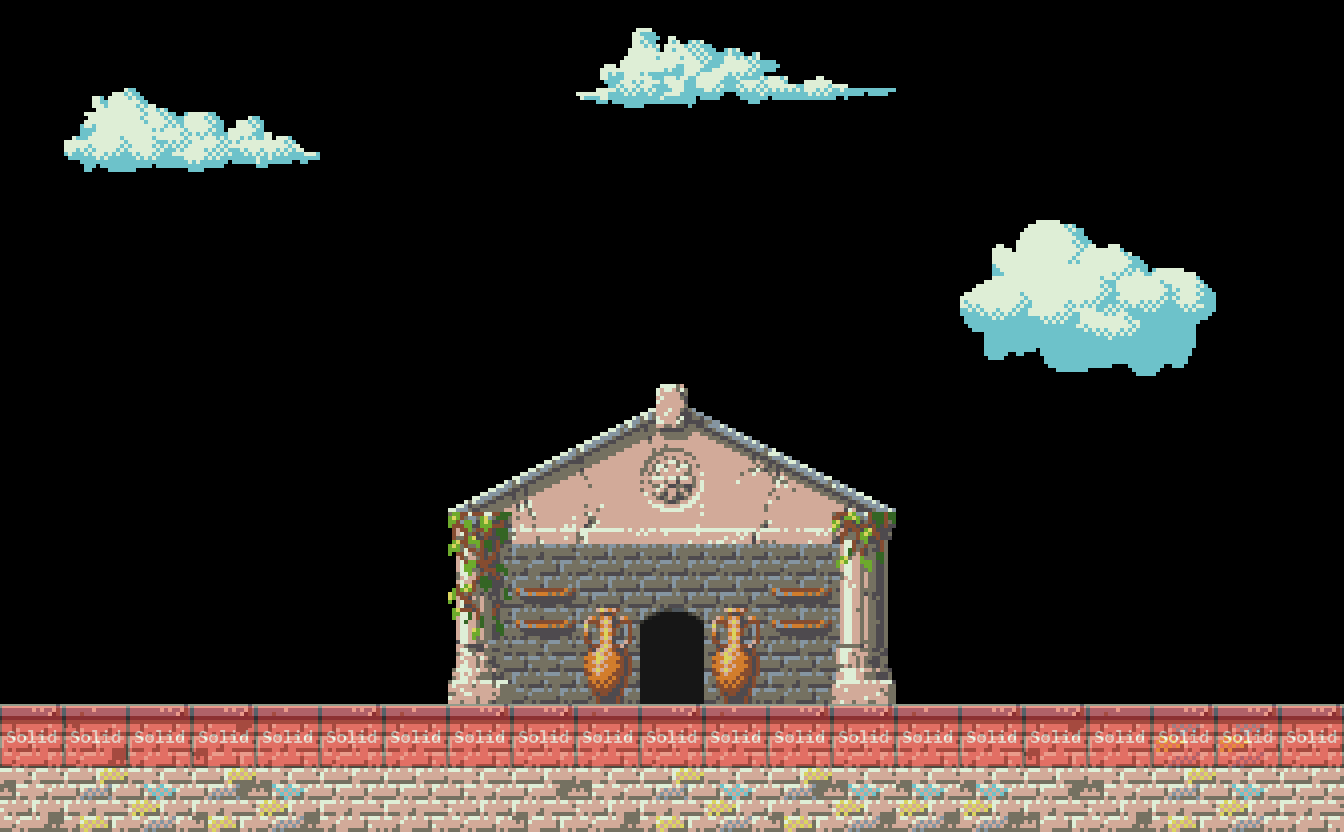

This game map was drawn from its Tiled (.tmx) file and the tilesets committed beside it. A one-line description and the trimmed map source follow:
An orthogonal 21x13 tile map with 64x64 px tiles, 5 tile layers (background2, background, level, foreground, ...), 2 tilesets and 19 objects (17x double_shard, start, exit).

<map version="1.0" orientation="orthogonal" width="21" height="13" tilewidth="64" tileheight="64">
 <properties>
  <property name="background_color" value="#000000" />
 </properties>
 <tileset firstgid="1" source="metatiles64x64.tsx" />
 <tileset firstgid="6" source="classical_ruin_tiles_64x64.tsx" />
 <layer name="background2" width="21" height="13">
  <data>[273 cells, 21 non-empty, 8 distinct tile ids]</data>
 </layer>
 <layer name="background" width="21" height="13">
  <data>[273 cells, 32 non-empty, 32 distinct tile ids]</data>
 </layer>
 <layer name="level" width="21" height="13">
  <data>[273 cells, 69 non-empty, 38 distinct tile ids]</data>
 </layer>
 <objectgroup color="#73ff00" name="Entities" width="21" height="13">
  <object name="start" type="start" x="64" y="640" width="64" height="64" />
  <object name="exit" type="exit" x="640" y="640" width="64" height="64" />
  <object name="double_shard" type="double_shard" x="320" y="128" width="64" height="64" />
  <object name="double_shard" type="double_shard" x="320" y="192" width="64" height="64" />
  <object name="double_shard" type="double_shard" x="576" y="192" width="64" height="64" />
  <object name="double_shard" type="double_shard" x="384" y="256" width="64" height="64" />
  <object name="double_shard" type="double_shard" x="448" y="192" width="64" height="64" />
  <object name="double_shard" type="double_shard" x="512" y="256" width="64" height="64" />
  <object name="double_shard" type="double_shard" x="576" y="128" width="64" height="64" />
  <object name="double_shard" type="double_shard" x="960" y="128" width="64" height="64" />
  <object name="double_shard" type="double_shard" x="704" y="128" width="64" height="64" />
  <object name="double_shard" type="double_shard" x="704" y="256" width="64" height="64" />
  <object name="double_shard" type="double_shard" x="704" y="192" width="64" height="64" />
  <object name="double_shard" type="double_shard" x="832" y="128" width="64" height="64" />
  <object name="double_shard" type="double_shard" x="832" y="192" width="64" height="64" />
  <object name="double_shard" type="double_shard" x="832" y="256" width="64" height="64" />
  <object name="double_shard" type="double_shard" x="896" y="128" width="64" height="64" />
  <object name="double_shard" type="double_shard" x="960" y="192" width="64" height="64" />
  <object name="double_shard" type="double_shard" x="960" y="256" width="64" height="64" />
 </objectgroup>
 <layer name="foreground" width="21" height="13">
  <data>[273 cells, 0 non-empty, 0 distinct tile ids]</data>
 </layer>
 <layer name="collision" width="21" height="13" opacity="0.35">
  <data>[273 cells, 21 non-empty, 1 distinct tile ids]</data>
 </layer>
</map>
